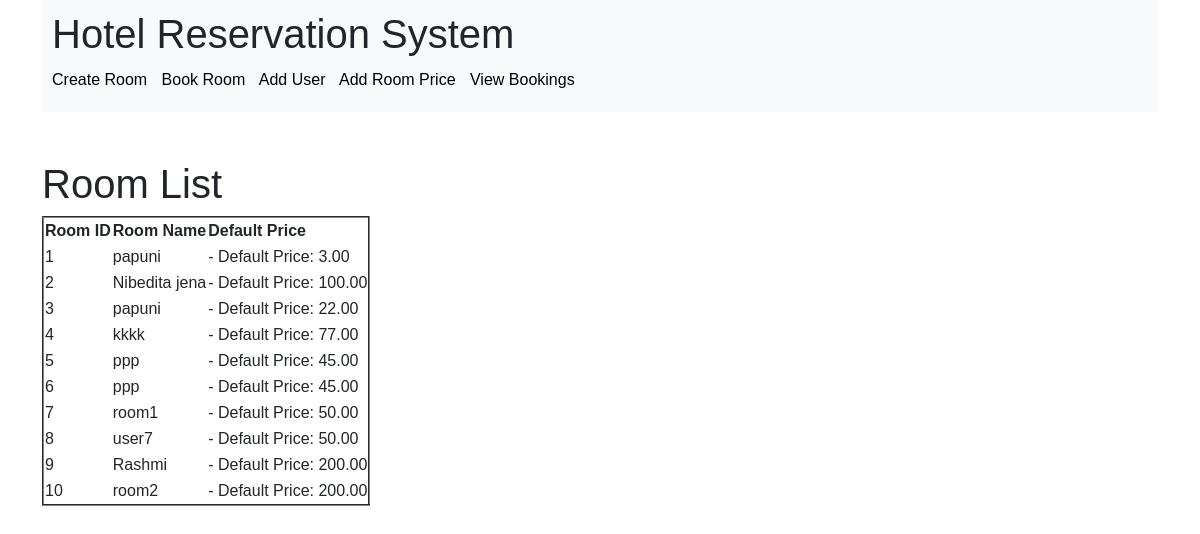
/rooms/, run on the app's committed database.
### hotel/reservation/models.py (models this page shows, shortened)
class Room(models.Model):
    name = models.CharField(max_length=100)
    default_price = models.DecimalField(max_digits=10, decimal_places=2)

### hotel/reservation/views.py (the view)
# urls.py: path('rooms/', views.list_rooms, name='room_list'),
def list_rooms(request):
    rooms = Room.objects.all()
    return render(request, 'templates/room_list.html', {'rooms': rooms})

### hotel/templates/room_list.html
<!doctype html>
{% extends 'base1.html' %}
{% block content %}
<br><br>
    <h1>Room List</h1>
    <table border="2" >
        <thead>
            <tr>
                <th>Room ID</th>
                <th>Room Name</th>
                <th>Default Price</th>
            </tr>
        </thead>
        <tbody>
            {% for room in rooms %}
            <tr>
                <td>{{ room.id }}</td>
                <td>{{ room.name }}</td>
                <td>{{room.date}}- Default Price: {{ room.default_price }}</td>
            </tr>
            {% endfor %}
        </tbody>
    </table>
{% endblock %}

### hotel/templates/base1.html (style rules this page uses)
body { font-family: Arial, sans-serif; }

### data on the page
Room: id "1", name "papuni", default_price "3.00"
Room: id "2", name "Nibedita jena", default_price "100.00"
Room: id "3", name "papuni", default_price "22.00"
Room: id "4", name "kkkk", default_price "77.00"
Room: id "5", name "ppp", default_price "45.00"
Room: id "6", name "ppp", default_price "45.00"
Room: id "7", name "room1", default_price "50.00"
Room: id "8", name "user7", default_price "50.00"
Room: id "9", name "Rashmi", default_price "200.00"
Room: id "10", name "room2", default_price "200.00"
